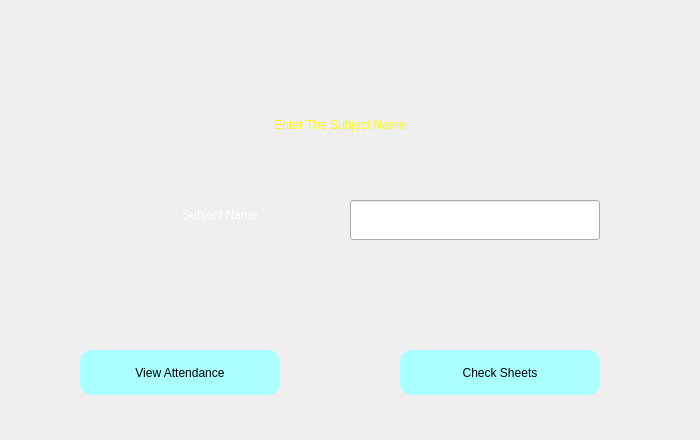
<?xml version="1.0" encoding="UTF-8"?>
<ui version="4.0">
 <class>viewscreen</class>
 <widget class="QMainWindow" name="viewscreen">
  <property name="geometry">
   <rect>
    <x>0</x>
    <y>0</y>
    <width>700</width>
    <height>440</height>
   </rect>
  </property>
  <property name="windowTitle">
   <string>MainWindow</string>
  </property>
  <widget class="QWidget" name="centralwidget">
   <widget class="QLabel" name="bg">
    <property name="geometry">
     <rect>
      <x>0</x>
      <y>0</y>
      <width>700</width>
      <height>440</height>
     </rect>
    </property>
    <property name="styleSheet">
     <string notr="true">
background: url(:/ui/main_bg.jpeg)  no-repeat center center fixed;</string>
    </property>
    <property name="text">
     <string/>
    </property>
   </widget>
   <widget class="QPushButton" name="View_attendance">
    <property name="geometry">
     <rect>
      <x>80</x>
      <y>350</y>
      <width>200</width>
      <height>45</height>
     </rect>
    </property>
    <property name="cursor">
     <cursorShape>PointingHandCursor</cursorShape>
    </property>
    <property name="styleSheet">
     <string notr="true">QPushButton
{
	background-color: rgb(170, 255, 255);
	font: 75 18pt &quot;Times New Roman&quot;;
	border-radius: 12px;
}
QPushButton:hover
{font: 75 20pt &quot;Times New Roman&quot;;
	background-color: rgb(75, 225, 225);
}
QPushButton:pressed 
{
	background-color: rgb(52, 143, 255);
}</string>
    </property>
    <property name="text">
     <string>View Attendance</string>
    </property>
   </widget>
   <widget class="QLabel" name="Title">
    <property name="geometry">
     <rect>
      <x>115</x>
      <y>5</y>
      <width>450</width>
      <height>91</height>
     </rect>
    </property>
    <property name="styleSheet">
     <string notr="true">image: url(:/ui/attendance.png);</string>
    </property>
    <property name="text">
     <string/>
    </property>
    <property name="alignment">
     <set>Qt::AlignCenter</set>
    </property>
   </widget>
   <widget class="QLineEdit" name="sub_name_input">
    <property name="geometry">
     <rect>
      <x>350</x>
      <y>200</y>
      <width>250</width>
      <height>40</height>
     </rect>
    </property>
    <property name="styleSheet">
     <string notr="true">font: 75 18pt &quot;Times New Roman&quot;;</string>
    </property>
   </widget>
   <widget class="QLabel" name="subject_name">
    <property name="geometry">
     <rect>
      <x>120</x>
      <y>190</y>
      <width>200</width>
      <height>50</height>
     </rect>
    </property>
    <property name="styleSheet">
     <string notr="true">color: rgb(255, 255, 255);
font: 75 21pt &quot;Times New Roman&quot;;</string>
    </property>
    <property name="text">
     <string>Subject Name</string>
    </property>
    <property name="alignment">
     <set>Qt::AlignCenter</set>
    </property>
   </widget>
   <widget class="QLabel" name="Enter_details">
    <property name="geometry">
     <rect>
      <x>140</x>
      <y>100</y>
      <width>400</width>
      <height>50</height>
     </rect>
    </property>
    <property name="styleSheet">
     <string notr="true">color: rgb(255, 255, 0);
font: 70 24pt &quot;Tahoma&quot;;</string>
    </property>
    <property name="text">
     <string>Enter The Subject Name</string>
    </property>
    <property name="alignment">
     <set>Qt::AlignCenter</set>
    </property>
   </widget>
   <widget class="QPushButton" name="chech_sheets">
    <property name="geometry">
     <rect>
      <x>400</x>
      <y>350</y>
      <width>200</width>
      <height>45</height>
     </rect>
    </property>
    <property name="cursor">
     <cursorShape>PointingHandCursor</cursorShape>
    </property>
    <property name="styleSheet">
     <string notr="true">QPushButton
{
	background-color: rgb(170, 255, 255);
	font: 75 18pt &quot;Times New Roman&quot;;
	border-radius: 12px;
}
QPushButton:hover
{font: 75 20pt &quot;Times New Roman&quot;;
	background-color: rgb(75, 225, 225);
}
QPushButton:pressed 
{
	background-color: rgb(52, 143, 255);
}</string>
    </property>
    <property name="text">
     <string>Check Sheets</string>
    </property>
   </widget>
   <widget class="QLabel" name="Output">
    <property name="geometry">
     <rect>
      <x>0</x>
      <y>270</y>
      <width>700</width>
      <height>50</height>
     </rect>
    </property>
    <property name="styleSheet">
     <string notr="true">color: rgb(255, 0, 0);
font: 70 19pt &quot;Tahoma&quot;;</string>
    </property>
    <property name="text">
     <string/>
    </property>
    <property name="alignment">
     <set>Qt::AlignCenter</set>
    </property>
   </widget>
  </widget>
 </widget>
 <resources>
  <include location="registerscreen.qrc"/>
 </resources>
 <connections/>
</ui>
